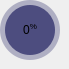
                                <widget class="QWidget" name="strupingWidget" native="true">
                                 <widget class="QFrame" name="frame_struping">
                                  <property name="geometry">
                                   <rect>
                                    <x>0</x>
                                    <y>0</y>
                                    <width>60</width>
                                    <height>60</height>
                                   </rect>
                                  </property>
                                  <property name="styleSheet">
                                   <string notr="true">QFrame { 	border-radius: 30px; background-color: rgba(77, 77, 127, 100); }</string>
                                  </property>
                                  <property name="frameShape">
                                   <enum>QFrame::NoFrame</enum>
                                  </property>
                                  <property name="frameShadow">
                                   <enum>QFrame::Raised</enum>
                                  </property>
                                  <widget class="QFrame" name="struping_circle">
                                   <property name="geometry">
                                    <rect>
                                     <x>5</x>
                                     <y>5</y>
                                     <width>50</width>
                                     <height>50</height>
                                    </rect>
                                   </property>
                                   <property name="styleSheet">
                                    <string notr="true">QFrame { border-radius: 25px; background-color: rgba(77, 77, 127, 255); }</string>
                                   </property>
                                   <property name="frameShape">
                                    <enum>QFrame::NoFrame</enum>
                                   </property>
                                   <property name="frameShadow">
                                    <enum>QFrame::Raised</enum>
                                   </property>
                                   <property name="frameStyle" stdset="0">
                                    <string>innerCircle</string>
                                   </property>
                                   <widget class="QLabel" name="label_percentage_struping">
                                    <property name="geometry">
                                     <rect>
                                      <x>0</x>
                                      <y>10</y>
                                      <width>50</width>
                                      <height>30</height>
                                     </rect>
                                    </property>
                                    <property name="font">
                                     <font>
                                      <pointsize>9</pointsize>
                                     </font>
                                    </property>
                                    <property name="autoFillBackground">
                                     <bool>false</bool>
                                    </property>
                                    <property name="styleSheet">
                                     <string notr="true">background: transparent;</string>
                                    </property>
                                    <property name="text">
                                     <string>&lt;html&gt;&lt;head/&gt;&lt;body&gt;&lt;span&gt;0&lt;/span&gt;&lt;span style=&quot;vertical-align:super;&quot;&gt;%&lt;/span&gt;&lt;/body&gt;&lt;/html&gt;</string>
                                    </property>
                                    <property name="scaledContents">
                                     <bool>false</bool>
                                    </property>
                                    <property name="alignment">
                                     <set>Qt::AlignCenter</set>
                                    </property>
                                    <property name="wordWrap">
                                     <bool>false</bool>
                                    </property>
                                   </widget>
                                  </widget>
                                 </widget>
                                </widget>
